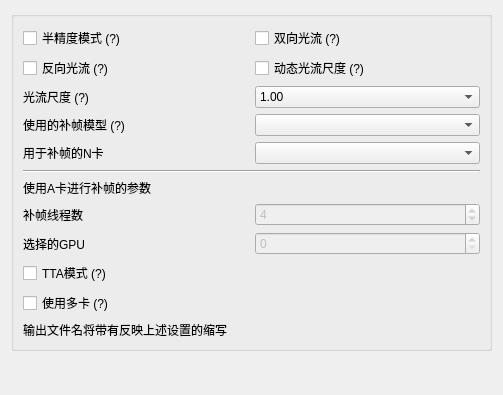
                     <widget class="QWidget" name="RIFESettings">
                      <property name="geometry">
                       <rect>
                        <x>0</x>
                        <y>0</y>
                        <width>503</width>
                        <height>395</height>
                       </rect>
                      </property>
                      <attribute name="label">
                       <string>补帧设置</string>
                      </attribute>
                      <layout class="QGridLayout" name="gridLayout_30">
                       <item row="1" column="0">
                        <spacer name="verticalSpacer_2">
                         <property name="orientation">
                          <enum>Qt::Vertical</enum>
                         </property>
                         <property name="sizeHint" stdset="0">
                          <size>
                           <width>20</width>
                           <height>40</height>
                          </size>
                         </property>
                        </spacer>
                       </item>
                       <item row="0" column="0">
                        <widget class="QGroupBox" name="groupBox_6">
                         <property name="title">
                          <string/>
                         </property>
                         <layout class="QGridLayout" name="gridLayout_31">
                          <item row="4" column="0">
                           <widget class="QCheckBox" name="TtaModeChecker">
                            <property name="toolTip">
                             <string>&lt;html&gt;&lt;head/&gt;&lt;body&gt;&lt;p&gt;&lt;span style=&quot; font-weight:600;&quot;&gt;N卡A卡通用&lt;/span&gt;&lt;/p&gt;&lt;p&gt;用4倍的时间缓解2%的物体消失问题，具体效果视不同输入而定&lt;/p&gt;&lt;/body&gt;&lt;/html&gt;</string>
                            </property>
                            <property name="text">
                             <string>TTA模式 (?)</string>
                            </property>
                           </widget>
                          </item>
                          <item row="5" column="0">
                           <widget class="QCheckBox" name="UseMultiCardsChecker">
                            <property name="toolTip">
                             <string>&lt;html&gt;&lt;head/&gt;&lt;body&gt;&lt;p&gt;使用所有能检测到的显卡进行补帧&lt;/p&gt;&lt;p&gt;使用A卡模式（左侧“使用A卡或核显”）将同时调用能识别到的A卡和N卡&lt;/p&gt;&lt;p&gt;不适用A卡模式则只能使用检测到的N卡&lt;/p&gt;&lt;p&gt;速度较单卡慢&lt;/p&gt;&lt;/body&gt;&lt;/html&gt;</string>
                            </property>
                            <property name="text">
                             <string>使用多卡 (?)</string>
                            </property>
                           </widget>
                          </item>
                          <item row="0" column="0">
                           <layout class="QGridLayout" name="gridLayout_5">
                            <item row="2" column="1">
                             <widget class="MyComboBox" name="InterpScaleSelector">
                              <property name="currentText">
                               <string>1.00</string>
                              </property>
                              <item>
                               <property name="text">
                                <string>1.00</string>
                               </property>
                              </item>
                              <item>
                               <property name="text">
                                <string>0.125</string>
                               </property>
                              </item>
                              <item>
                               <property name="text">
                                <string>0.25</string>
                               </property>
                              </item>
                              <item>
                               <property name="text">
                                <string>0.50</string>
                               </property>
                              </item>
                              <item>
                               <property name="text">
                                <string>2.00</string>
                               </property>
                              </item>
                              <item>
                               <property name="text">
                                <string>4.00</string>
                               </property>
                              </item>
                             </widget>
                            </item>
                            <item row="4" column="0">
                             <widget class="QLabel" name="label_32">
                              <property name="text">
                               <string>用于补帧的N卡</string>
                              </property>
                             </widget>
                            </item>
                            <item row="3" column="1">
                             <widget class="MyComboBox" name="ModuleSelector">
                              <property name="toolTip">
                               <string>&lt;html&gt;&lt;head/&gt;&lt;body&gt;&lt;p&gt;&lt;br/&gt;&lt;/p&gt;&lt;/body&gt;&lt;/html&gt;</string>
                              </property>
                             </widget>
                            </item>
                            <item row="3" column="0">
                             <widget class="QLabel" name="label_31">
                              <property name="toolTip">
                               <string>&lt;html&gt;&lt;head/&gt;&lt;body&gt;&lt;p&gt;可以在软件根目录的train_log文件夹自行修改模型的名字&lt;/p&gt;&lt;p&gt;一般来说，版本号越高代表模型越新&lt;/p&gt;&lt;p&gt;offical：&lt;span style=&quot; font-weight:600;&quot;&gt;官方&lt;/span&gt;发布模型&lt;/p&gt;&lt;p&gt;anime smooth：&lt;span style=&quot; font-weight:600;&quot;&gt;动漫模型&lt;/span&gt;，模糊但动作连贯&lt;/p&gt;&lt;p&gt;anime sharp：更清晰&lt;/p&gt;&lt;p&gt;anime experiment：速度更快，效果更清晰，较不丝滑，属于&lt;span style=&quot; font-weight:600;&quot;&gt;实验&lt;/span&gt;模型&lt;/p&gt;&lt;p&gt;2.x较慢，3.6较快&lt;/p&gt;&lt;p&gt;所有模型（如anime）的获取需要内测资格或者加入订阅。默认完整包仅包括官方模型，请自行下载前往群文件下载模型包&lt;/p&gt;&lt;/body&gt;&lt;/html&gt;</string>
                              </property>
                              <property name="text">
                               <string>使用的补帧模型 (?)</string>
                              </property>
                              <property name="alignment">
                               <set>Qt::AlignLeading|Qt::AlignLeft|Qt::AlignVCenter</set>
                              </property>
                             </widget>
                            </item>
                            <item row="4" column="1">
                             <widget class="MyComboBox" name="DiscreteCardSelector"/>
                            </item>
                            <item row="2" column="0">
                             <widget class="QLabel" name="InterpScaleReminder">
                              <property name="toolTip">
                               <string>&lt;html&gt;&lt;head/&gt;&lt;body&gt;&lt;p&gt;&lt;span style=&quot; font-weight:600;&quot;&gt;该值不是越大或者越小越好&lt;/span&gt;&lt;/p&gt;&lt;p&gt;1080P动漫推荐&lt;span style=&quot; font-weight:600;&quot;&gt;0.5&lt;/span&gt;，实拍推荐&lt;span style=&quot; font-weight:600;&quot;&gt;1.0&lt;/span&gt;&lt;/p&gt;&lt;p&gt;分辨率4K及以上的视频推荐&lt;span style=&quot; font-weight:600;&quot;&gt;0.25~0.5&lt;/span&gt;&lt;/p&gt;&lt;p&gt;&lt;span style=&quot; font-weight:600;&quot;&gt;其余推荐1.0&lt;/span&gt;&lt;/p&gt;&lt;/body&gt;&lt;/html&gt;</string>
                              </property>
                              <property name="text">
                               <string>光流尺度 (?)</string>
                              </property>
                              <property name="alignment">
                               <set>Qt::AlignLeading|Qt::AlignLeft|Qt::AlignVCenter</set>
                              </property>
                             </widget>
                            </item>
                            <item row="0" column="0">
                             <widget class="QCheckBox" name="FP16Checker">
                              <property name="acceptDrops">
                               <bool>true</bool>
                              </property>
                              <property name="toolTip">
                               <string>&lt;html&gt;&lt;head/&gt;&lt;body&gt;&lt;p&gt;仅对N卡生效，节省显存使用量；&lt;/p&gt;&lt;p&gt;处理高分辨率视频时，&lt;span style=&quot; font-weight:600;&quot;&gt;勾选此项可能会导致画面抖动&lt;/span&gt;&lt;/p&gt;&lt;p&gt;&lt;span style=&quot; font-weight:600;&quot;&gt;PS: 该选项同样适用于RealESR模型（专业版/内测版）&lt;/span&gt;&lt;/p&gt;&lt;/body&gt;&lt;/html&gt;</string>
                              </property>
                              <property name="text">
                               <string>半精度模式 (?)</string>
                              </property>
                             </widget>
                            </item>
                            <item row="1" column="0">
                             <widget class="QCheckBox" name="ReverseChecker">
                              <property name="toolTip">
                               <string>&lt;html&gt;&lt;head/&gt;&lt;body&gt;&lt;p&gt;将前一张图片作为补帧的参考，即，&lt;span style=&quot; font-weight:600;&quot;&gt;从后向前补&lt;/span&gt;。&lt;/p&gt;&lt;p&gt;可能会比正向光流更流畅，但会严重影响3D动画补帧的高速运动的画面质量&lt;/p&gt;&lt;/body&gt;&lt;/html&gt;</string>
                              </property>
                              <property name="text">
                               <string>反向光流 (?)</string>
                              </property>
                             </widget>
                            </item>
                            <item row="1" column="1">
                             <widget class="QCheckBox" name="AutoInterpScaleChecker">
                              <property name="toolTip">
                               <string>&lt;html&gt;&lt;head/&gt;&lt;body&gt;&lt;p&gt;&lt;span style=&quot; font-weight:600;&quot;&gt;仅N卡可用&lt;/span&gt;&lt;/p&gt;&lt;p&gt;动态选择光流尺度，用于N卡将有效缓解物体消失问题&lt;/p&gt;&lt;/body&gt;&lt;/html&gt;</string>
                              </property>
                              <property name="text">
                               <string>动态光流尺度 (?)</string>
                              </property>
                             </widget>
                            </item>
                            <item row="0" column="1">
                             <widget class="QCheckBox" name="ForwardEnsembleChecker">
                              <property name="toolTip">
                               <string>&lt;html&gt;&lt;head/&gt;&lt;body&gt;&lt;p&gt;&lt;span style=&quot; font-weight:600;&quot;&gt;只适用于N卡 3.x模型&lt;/span&gt;&lt;/p&gt;&lt;p&gt;开启后画面更清晰，但是比2.3模型慢&lt;/p&gt;&lt;p&gt;不开启比2.3快两倍，但补帧效果比2.3差&lt;/p&gt;&lt;/body&gt;&lt;/html&gt;</string>
                              </property>
                              <property name="text">
                               <string>双向光流 (?)</string>
                              </property>
                             </widget>
                            </item>
                           </layout>
                          </item>
                          <item row="3" column="0">
                           <layout class="QGridLayout" name="gridLayout_11">
                            <item row="0" column="1">
                             <widget class="MySpinBox" name="ncnnInterpThreadCnt">
                              <property name="enabled">
                               <bool>false</bool>
                              </property>
                              <property name="sizePolicy">
                               <sizepolicy hsizetype="MinimumExpanding" vsizetype="Fixed">
                                <horstretch>0</horstretch>
                                <verstretch>0</verstretch>
                               </sizepolicy>
                              </property>
                              <property name="value">
                               <number>4</number>
                              </property>
                             </widget>
                            </item>
                            <item row="0" column="0">
                             <widget class="QLabel" name="label_34">
                              <property name="sizePolicy">
                               <sizepolicy hsizetype="MinimumExpanding" vsizetype="Preferred">
                                <horstretch>0</horstretch>
                                <verstretch>0</verstretch>
                               </sizepolicy>
                              </property>
                              <property name="text">
                               <string>补帧线程数</string>
                              </property>
                             </widget>
                            </item>
                            <item row="1" column="0">
                             <widget class="QLabel" name="SelectedGpuLabel">
                              <property name="sizePolicy">
                               <sizepolicy hsizetype="MinimumExpanding" vsizetype="Preferred">
                                <horstretch>0</horstretch>
                                <verstretch>0</verstretch>
                               </sizepolicy>
                              </property>
                              <property name="text">
                               <string>选择的GPU</string>
                              </property>
                             </widget>
                            </item>
                            <item row="1" column="1">
                             <widget class="MySpinBox" name="ncnnSelectGPU">
                              <property name="enabled">
                               <bool>false</bool>
                              </property>
                              <property name="sizePolicy">
                               <sizepolicy hsizetype="MinimumExpanding" vsizetype="Fixed">
                                <horstretch>0</horstretch>
                                <verstretch>0</verstretch>
                               </sizepolicy>
                              </property>
                              <property name="value">
                               <number>0</number>
                              </property>
                             </widget>
                            </item>
                           </layout>
                          </item>
                          <item row="1" column="0">
                           <widget class="Line" name="line_6">
                            <property name="orientation">
                             <enum>Qt::Horizontal</enum>
                            </property>
                           </widget>
                          </item>
                          <item row="2" column="0">
                           <widget class="QLabel" name="AMDSettingsLabel">
                            <property name="text">
                             <string>使用A卡进行补帧的参数</string>
                            </property>
                           </widget>
                          </item>
                          <item row="6" column="0">
                           <widget class="QLabel" name="label_2">
                            <property name="text">
                             <string>输出文件名将带有反映上述设置的缩写</string>
                            </property>
                           </widget>
                          </item>
                         </layout>
                        </widget>
                       </item>
                      </layout>
                     </widget>
